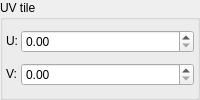
                   <widget class="GroupBox" name="groupBox_23">
                    <property name="enabled">
                     <bool>true</bool>
                    </property>
                    <property name="title">
                     <string>UV tile</string>
                    </property>
                    <layout class="QGridLayout" name="gridLayout_28">
                     <property name="leftMargin">
                      <number>3</number>
                     </property>
                     <property name="topMargin">
                      <number>3</number>
                     </property>
                     <property name="rightMargin">
                      <number>3</number>
                     </property>
                     <property name="bottomMargin">
                      <number>3</number>
                     </property>
                     <property name="spacing">
                      <number>3</number>
                     </property>
                     <item row="0" column="0">
                      <widget class="QLabel" name="label_21">
                       <property name="sizePolicy">
                        <sizepolicy hsizetype="Fixed" vsizetype="Fixed">
                         <horstretch>0</horstretch>
                         <verstretch>0</verstretch>
                        </sizepolicy>
                       </property>
                       <property name="text">
                        <string>U:</string>
                       </property>
                      </widget>
                     </item>
                     <item row="0" column="1">
                      <widget class="DoubleSpinBox" name="SplattingTileU">
                       <property name="decimals">
                        <number>2</number>
                       </property>
                       <property name="minimum">
                        <double>0.000000000000000</double>
                       </property>
                       <property name="maximum">
                        <double>1000000.000000000000000</double>
                       </property>
                       <property name="singleStep">
                        <double>1.000000000000000</double>
                       </property>
                      </widget>
                     </item>
                     <item row="1" column="0">
                      <widget class="QLabel" name="label_22">
                       <property name="sizePolicy">
                        <sizepolicy hsizetype="Fixed" vsizetype="Fixed">
                         <horstretch>0</horstretch>
                         <verstretch>0</verstretch>
                        </sizepolicy>
                       </property>
                       <property name="text">
                        <string>V:</string>
                       </property>
                      </widget>
                     </item>
                     <item row="1" column="1">
                      <widget class="DoubleSpinBox" name="SplattingTileV">
                       <property name="decimals">
                        <number>2</number>
                       </property>
                       <property name="minimum">
                        <double>0.000000000000000</double>
                       </property>
                       <property name="maximum">
                        <double>1000000.000000000000000</double>
                       </property>
                       <property name="singleStep">
                        <double>0.001000000000000</double>
                       </property>
                      </widget>
                     </item>
                    </layout>
                   </widget>
